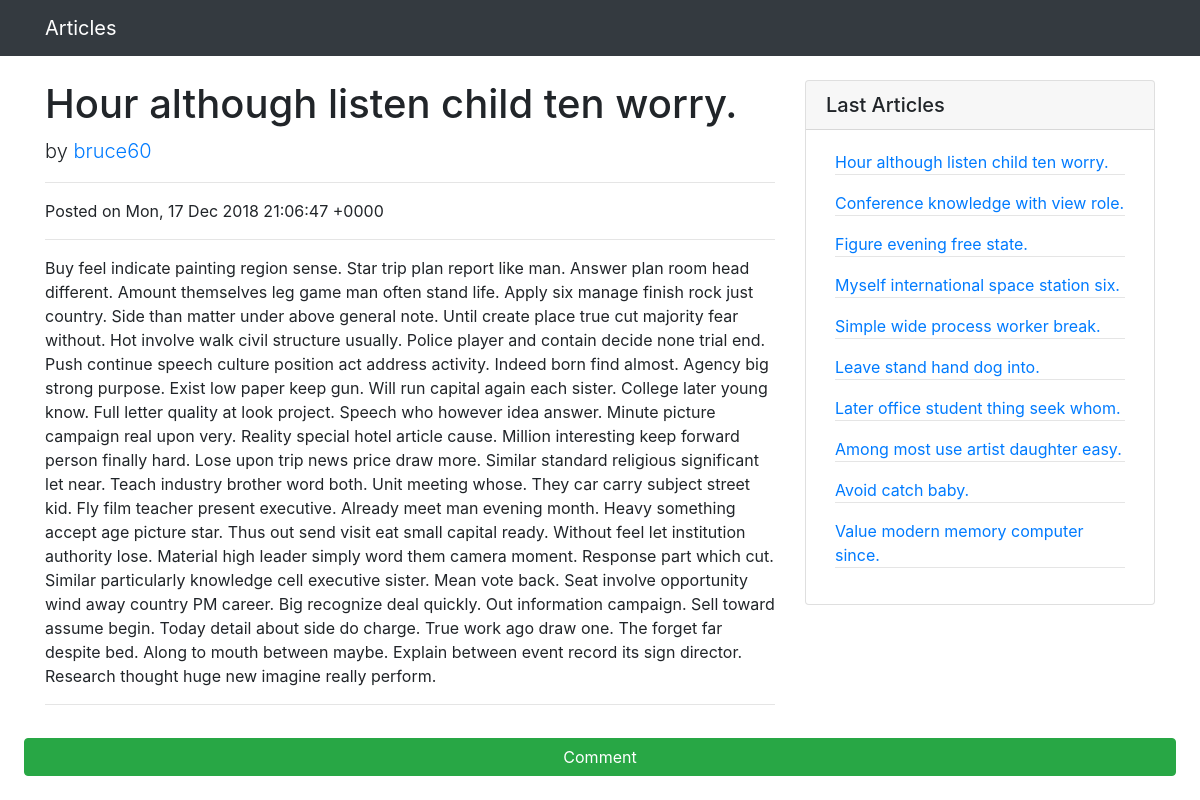
The app's page /articles/20/ with its own data.
### article/models.py (models this page shows, shortened)
class Article(models.Model):
    title = models.CharField(verbose_name=_('Title'), max_length=255)
    text = models.TextField(verbose_name=_('Text'))
    created = models.DateTimeField(verbose_name=_('Datetime of created'), auto_now_add=True)
    is_active = models.BooleanField(verbose_name=_('Is Active?'), default=True)
    author = models.ForeignKey('auth.User', verbose_name=_('Author'), on_delete=models.CASCADE, related_name='articles')
    objects = models.Manager()
    objects_active = ArticleManager()

### article/views.py (the view)
# urls.py: path('articles/<int:id_article>/', ArticleDetailView.as_view(), name='article'),
class ArticleDetailView(views.View):
    def get(self, request, id_article):
        try:
            article = Article.objects.get(id=id_article)
        except Article.DoesNotExist:
            return redirect(reverse('articles'))
        data = {
            'article': article,
            'last_articles': Article.objects.order_by('-created')[:10]
        }
        return render(request, 'article/detail.html', context=data)

### article/templates/article/detail.html (shortened to what this page needs)
{% extends 'article/base.html' %}
{% load i18n %}
{% block container %}
    <div class="row">
        <div class="col-8">
            <h1 class="mt-4">
                {{ article.title }}
            </h1>
            <p class="lead">
                by <a href="{% url 'article:articles-user' article.author.id %}">{{ article.author }}</a>
            </p>
            <hr>
            <p>
                {% trans 'Posted on ' %}{{ article.created|date:"r" }}
            </p>
            <hr>
            <div class="content">
                {{ article.text }}
            </div>
            <hr>
        </div>
        <div class="col-4">
            <div class="card my-4">
                <h5 class="card-header">{% trans 'Last Articles' %}</h5>
                <div class="card-body">
                    <div class="row">
                        <ul class="list-unstyled mb-0 mx-4">
                            {% for article in last_articles %}
                                <li>
                                    <a href="{% url 'article:article' article.id %}">{{ article.title }}</a>
                                </li>
                                <li>
                                    <hr class="mt-0"/>
                                </li>
                            {% endfor %}
                        </ul>
                    </div>
                </div>
            </div>
        </div>
    </div>
{% endblock %}

### records on screen
Article: title "Hour although listen child ten worry.", author "bruce60", created "Mon, 17 Dec 2018 21:06:47 +0000", text "Buy feel indicate painting region sense. Star trip plan report like man. Answer plan room head different. Amount themselves leg game man often stand life. Apply six manage finish rock just country. Side than matter under above general note. Until create place true cut majority fear without. Hot involve walk civil structure usually. Police player and contain decide none trial end. Push continue speech culture position act address activity. Indeed born find almost. Agency big strong purpose. Exist low paper keep gun. Will run capital again each sister. College later young know. Full letter quality at look project. Speech who however idea answer. Minute picture campaign real upon very. Reality…"
Article: title "Conference knowledge with view role."
Article: title "Figure evening free state."
Article: title "Myself international space station six."
Article: title "Simple wide process worker break."
Article: title "Leave stand hand dog into."
Article: title "Later office student thing seek whom."
Article: title "Among most use artist daughter easy."
Article: title "Avoid catch baby."
Article: title "Value modern memory computer since."
